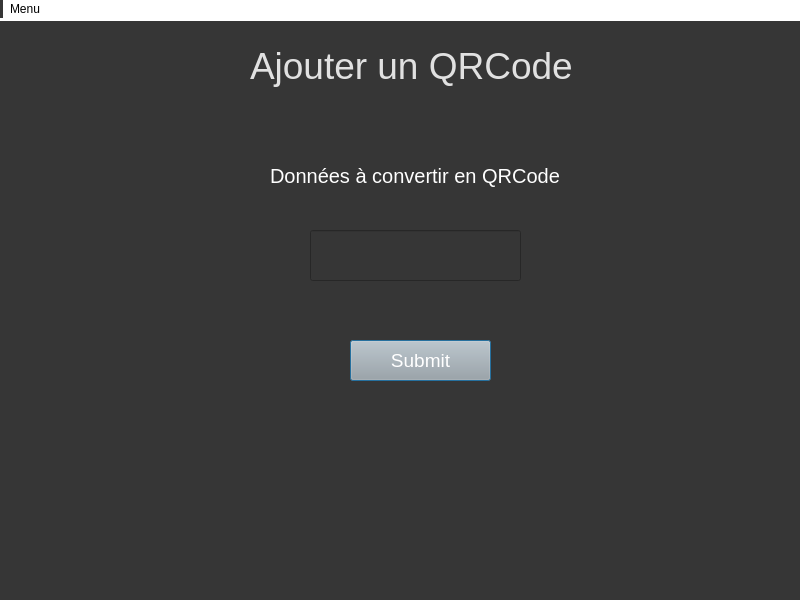
<?xml version="1.0" encoding="UTF-8"?>
<ui version="4.0">
 <class>AjoutQRCode</class>
 <widget class="QDialog" name="AjoutQRCode">
  <property name="geometry">
   <rect>
    <x>0</x>
    <y>0</y>
    <width>800</width>
    <height>600</height>
   </rect>
  </property>
  <property name="windowTitle">
   <string>MainWindow</string>
  </property>
  <property name="styleSheet">
   <string notr="true">background-color: rgb(54, 54, 54);</string>
  </property>
  <widget class="QWidget" name="centralwidget" native="true">
   <property name="geometry">
    <rect>
     <x>0</x>
     <y>0</y>
     <width>811</width>
     <height>651</height>
    </rect>
   </property>
   <widget class="QLabel" name="label_3">
    <property name="geometry">
     <rect>
      <x>270</x>
      <y>160</y>
      <width>331</width>
      <height>31</height>
     </rect>
    </property>
    <property name="styleSheet">
     <string notr="true">font-size:15pt; color:white</string>
    </property>
    <property name="text">
     <string>Données à convertir en QRCode</string>
    </property>
   </widget>
   <widget class="QLabel" name="label">
    <property name="geometry">
     <rect>
      <x>250</x>
      <y>30</y>
      <width>331</width>
      <height>71</height>
     </rect>
    </property>
    <property name="styleSheet">
     <string notr="true">color:rgb(225, 225, 225); font-size:28pt;</string>
    </property>
    <property name="text">
     <string>Ajouter un QRCode</string>
    </property>
   </widget>
   <widget class="QPushButton" name="submit_button">
    <property name="geometry">
     <rect>
      <x>350</x>
      <y>340</y>
      <width>141</width>
      <height>41</height>
     </rect>
    </property>
    <property name="styleSheet">
     <string notr="true">background-color: rgb(167, 168, 167); font-size:14pt; color:rgb(255, 255, 255)</string>
    </property>
    <property name="text">
     <string>Submit</string>
    </property>
   </widget>
   <widget class="QLineEdit" name="data">
    <property name="geometry">
     <rect>
      <x>310</x>
      <y>230</y>
      <width>211</width>
      <height>51</height>
     </rect>
    </property>
    <property name="styleSheet">
     <string notr="true">font-size:14pt; color:rgb(243, 243, 243)</string>
    </property>
    <property name="text">
     <string/>
    </property>
   </widget>
  </widget>
  <widget class="QMenuBar" name="menubar">
   <property name="geometry">
    <rect>
     <x>0</x>
     <y>0</y>
     <width>800</width>
     <height>21</height>
    </rect>
   </property>
   <property name="styleSheet">
    <string notr="true">background-color:#FFF</string>
   </property>
   <widget class="QMenu" name="menuMenu">
    <property name="title">
     <string>Menu</string>
    </property>
    <addaction name="actionVoir_QRcode"/>
    <addaction name="actionGenerate_QRcod"/>
   </widget>
   <addaction name="menuMenu"/>
  </widget>
  <widget class="QStatusBar" name="statusbar">
   <property name="geometry">
    <rect>
     <x>0</x>
     <y>0</y>
     <width>3</width>
     <height>18</height>
    </rect>
   </property>
  </widget>
  <action name="actionVoir_QRcode">
   <property name="text">
    <string>Voir les QRcode enregistrer</string>
   </property>
  </action>
  <action name="actionGenerate_QRcod">
   <property name="text">
    <string>Generate QRcode</string>
   </property>
  </action>
 </widget>
 <resources/>
 <connections/>
</ui>
